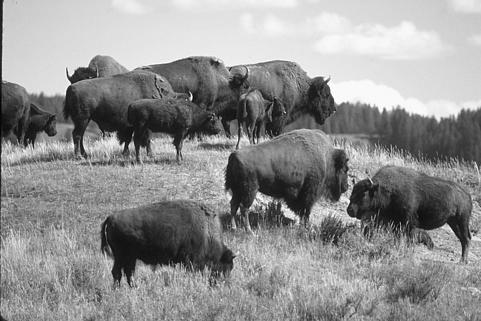
#> input picture Lecture 11 - Gaussian Mixture Model, Object detection/gnu.jpg, 481 x 321 px
$ jupyter execute --allow-errors 'Gaussian Mixture Model.ipynb'   (shell and % lines are left out)
#> lines starting #> are read from the running program, lines starting #| are printed output that depends on the picture; after the words box and inside, x2 and y2 are one past the last pixel; in counts of white or black regions, pixels touching at a corner belong together; long printed decimals are rounded
# Expectation-Maximization Algorithm

[cell 1]
import numpy as np
import matplotlib.pyplot as plt
import cv2

def normal_1d(x, mu, variance):
    '''1D Normal distribution with average 'mu' and variance given by variable 'variance'.
       Variable 'x' can be a numpy array of values, in which case the fucntion returns
       an array.'''

    sigma = np.sqrt(variance)
    gauss = np.exp(-(x - mu)**2/(2*sigma**2))/(np.sqrt(2*np.pi)*sigma)

    return gauss

## Expectation Step

We need to calculate

\begin{equation}
\gamma_{nk} = \frac{\pi_k \mathcal{N}({\bf x}_n|{\boldsymbol \mu}_k,\Sigma_k)}{\sum_{j=1}^{K}\pi_j\mathcal{N}({\bf x}_n|{\boldsymbol \mu}_j,\Sigma_j)}
\end{equation}

Since we are working with 1D Normal distributions, we can just calculate:

\begin{equation}
\gamma_{nk} = \frac{\pi_k \mathcal{N}({x}_n|{\mu}_k,\sigma_k)}{\sum_{j=1}^{K}\pi_j\mathcal{N}({x}_n|{\mu}_j,\sigma_j)}
\end{equation}

Note that the former equation has bold symbols (vectors) while the latter uses only scalar variables.

[cell 2]
def expectation(data, averages, variances, weights):
    '''Expectation step. 'data' is a numpy array of values to be adjusted, 'averages' and
       'variances' numpy arrays containing the averages and variances of the Normal distributions
       and 'weights' an array of weights (whch should sum to 1).'''

    num_normals = averages.size
    num_objs = data.size

    # Responsibilities matrix. Note that the matrix is transposed to the values defined in the equation above.
    # The value in row k and column n corresponds to gamma_{kn}.
    gamma_matrix = np.zeros((num_normals, num_objs))
    # For each Normal distribution
    for k in range(num_normals):
        gamma_matrix[k] = weights[k]*normal_1d(data, averages[k], variances[k]) # Numerator of the equation above
    sum_gamma_matrix = np.sum(gamma_matrix, axis=0) # Denominator of the equation above
    gamma_matrix = gamma_matrix/sum_gamma_matrix

    return gamma_matrix

## Maximization Step

We need to calculate

$
\begin{align}
{\bf \mu}_k^{\mathrm{new}} & = \frac{1}{N_k}\sum_{n=1}^N \gamma_{nk}{\bf x}_n \\
\Sigma_k^{\mathrm{new}} & = \frac{1}{N_k}\sum_{n=1}^N \gamma_{nk}({\bf x}_n-{\boldsymbol \mu}_k^{\mathrm{new}})({\bf x}_n-{\boldsymbol \mu}_k^{\mathrm{new}})^T \\
\pi_k^{\mathrm{new}} & = \frac{N_k}{N} \\
\end{align}
$

For 1D data:

$
\begin{align}
{\bf \mu}_k^{\mathrm{new}} & = \frac{1}{N_k}\sum_{n=1}^N \gamma_{nk}{x}_n \\
\Sigma_k^{\mathrm{new}} & = \frac{1}{N_k}\sum_{n=1}^N \gamma_{nk}({x}_n-{\mu}_k^{\mathrm{new}})^2 \\
\pi_k^{\mathrm{new}} & = \frac{N_k}{N} \\
\end{align}
$

[cell 3]
def maximization(data, resp_matrix):
    '''Maximization step. New parameters of the Normal distributions are calculated and
       returned. 'data' is a numpy array of values to be adjusted and resp_matrix a
       matrix containing the responsibilities.'''

    num_normals, num_objs = resp_matrix.shape

    Nk = np.sum(resp_matrix, axis=1)

    new_averages = np.zeros(num_normals)
    new_variances = np.zeros(num_normals)
    new_weights = np.zeros(num_normals)
    # For each Normal distribution
    for k in range(num_normals):
        new_averages[k] = np.sum(resp_matrix[k]*data)/Nk[k]
        variances[k] = np.sum(resp_matrix[k]*(data-new_averages[k])**2)/Nk[k]
    new_weights = Nk/num_objs

    return new_averages, variances, new_weights

[cell 4]
def plot_normal_dists(averages, variances, weights, xmin=0, xmax=255, ax=None):
    '''Plot Normal distributions with given parameters on the matplotlib axes 'ax'. 'xmin' and
       'xmax' sets the bounds of the x axis'''

    colors = ['#00ff00','#0000ff','#3effff','#b2df8a','#33a02c',
              '#fb9a99','#e31a1c','#fdbf6f','#ff7f00','#cab2d6',
              '#6a3d9a','#ffff99','#b15928']

    x = np.linspace(xmin, xmax)
    num_normals = len(averages)

    for i in range(num_normals):
        gauss = weights[i]*normal_1d(x, averages[i], variances[i])
        ax.plot(x, gauss, c=colors[i])

img = cv2.imread('gnu.jpg', 0)
#> img is the input picture: shape (321, 481); min 1, max 255, mean 145.2

plt.figure(figsize=[14, 4.5])
plt.subplot(1, 2, 1)
plt.imshow(img, 'gray')
plt.subplot(1, 2, 2)
_=plt.hist(img.ravel(), 255)
#> figure, not shown here; panel 2: tallest bar 1836 high, from x = 230.1 to 231.1

## Randomly initialize the averages, variances and weights

[cell 5]
num_classes = 3

np.random.seed(0)
averages = np.random.rand(num_classes)*255
variances = (np.random.rand(num_classes)*30)**2
weights = np.random.rand(num_classes)
weights = weights/np.sum(weights)

print('Averages: ', averages)
print('Variances: ', variances)
print('Weights: ', weights)

plt.figure(figsize=[6, 6])
ax = plt.subplot(111)
ax.hist(img.ravel(), 255, density=True)
plot_normal_dists(averages, variances, weights, xmin=-20, xmax=280, ax=ax)
#> figure, not shown here; tallest bar 0.0119 high, from x = 230.1 to 231.1; curve peaks at x = 139.2, y = 0.00465; curve peaks at x = 182, y = 0.0122; curve peaks at x = 151.4, y = 0.00859

## Do one expectation-maximization step

[cell 6]
data = img.flatten()
gamma_matrix = expectation(data, averages, variances, weights)
#> the loop in expectation, `for k in range(num_normals):` made 3 passes
#> sigma in normal_1d on passes 1 to 3: 16.35, 12.71, 19.38
averages, variances, weights = maximization(data, gamma_matrix)
#> in maximization, `Nk = np.sum(resp_matrix, axis=1)`: Nk = [33546.8, 47699.9, 73154.3]
#> after the loop in maximization, `for k in range(num_normals):`: new_averages = [111.2, 207.7, 120]; variances = [1014, 525.8, 4204.6]
#> in maximization, `new_weights = Nk/num_objs`: new_weights = [0.217, 0.309, 0.474]
#> averages = [111.2, 207.7, 120]; weights = [0.217, 0.309, 0.474]

print('Averages: ', averages)
#| Averages:  [111.179 207.666 120.034 ]
print('Variances: ', variances)
#| Variances:  [1014.014  525.783 4204.588]
print('Weights: ', weights)
#| Weights:  [0.2173 0.3089 0.4738]

plt.figure(figsize=[6, 6])
ax = plt.subplot(111)
ax.hist(img.ravel(), 255, density=True)
plot_normal_dists(averages, variances, weights, xmin=-20, xmax=280, ax=ax)
#> the loop in plot_normal_dists (call 2), `for i in range(num_normals):` made 3 passes
#> sigma in normal_1d on passes 1 to 3: 31.84, 22.93, 64.84
#> figure, not shown here; tallest bar 0.0119 high, from x = 230.1 to 231.1; curve peaks at x = 108.6, y = 0.00271; curve peaks at x = 206.5, y = 0.00537; curve peaks at x = 120.8, y = 0.00291

## Do another expectation-maximization step

[cell 7]
resp_matrix = expectation(data, averages, variances, weights)
#> the loop in expectation (call 2), `for k in range(num_normals):` made 3 passes
averages, variances, weights = maximization(data, resp_matrix)
#> averages = [113.1, 212.1, 117.5]; weights = [0.211, 0.302, 0.487]

print('Averages: ', averages)
#| Averages:  [113.062 212.128 117.526]
print('Variances: ', variances)
#| Variances:  [1249.472  545.327 3612.413]
print('Weights: ', weights)
#| Weights:  [0.2108 0.3023 0.4869]

plt.figure(figsize=[6, 6])
ax = plt.subplot(111)
ax.hist(img.ravel(), 255, density=True)
plot_normal_dists(averages, variances, weights, xmin=-20, xmax=280, ax=ax)
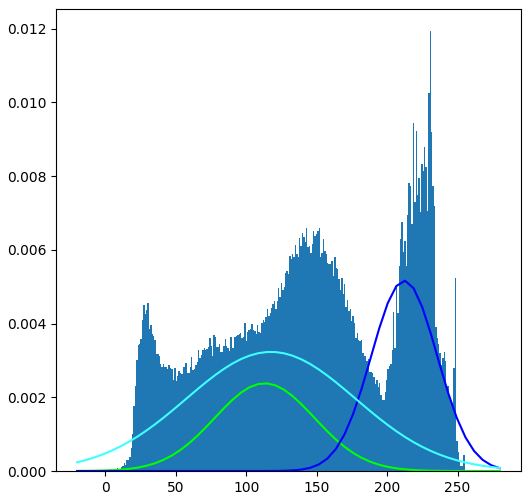
#> figure drawn by matplotlib, 1 panel; tallest bar 0.0119 high, from x = 230.1 to 231.1; curve peaks at x = 114.7, y = 0.00238; curve peaks at x = 212.7, y = 0.00516; curve peaks at x = 114.7, y = 0.00323

## Do many expectation-maximization steps, plotting intermediate Normal distributions

[cell 8]
from IPython import display

fig = plt.figure(figsize=[6, 6])
ax = fig.add_subplot(111)
#> (the rest of this cell did not finish here and is left out)

## Visualize results

Each gaussian represents the probability that a given intensity belongs to one of the classes.

### Visualize the probability that each pixel belongs to each class

[cell 9]
probs = np.zeros((num_classes, img.shape[0], img.shape[1]))
for class_idx in range(num_classes):
    probs[class_idx] = weights[class_idx]*normal_1d(img, averages[class_idx], variances[class_idx])
#> this loop made 3 passes
#> sigma in normal_1d on passes 1 to 3: 38.56, 21.82, 57.32
#> pass 1, in normal_1d (call 22), `gauss = np.exp(-(x - mu)**2/(2*sigma**2))/(np.sqrt(2*np.pi)*sigma)`:
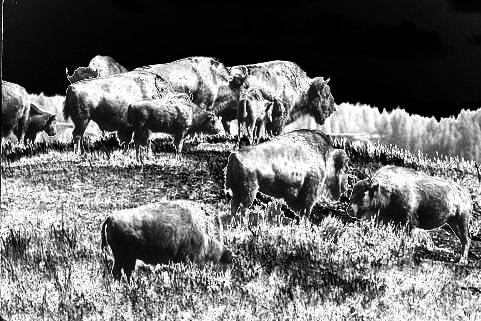
#> gauss: shape (321, 481) float64; min 1.37e-05, max 0.0103, mean 0.00434; drawn with min black and max white
#> pass 2, in normal_1d (call 23), `gauss = np.exp(-(x - mu)**2/(2*sigma**2))/(np.sqrt(2*np.pi)*sigma)`:
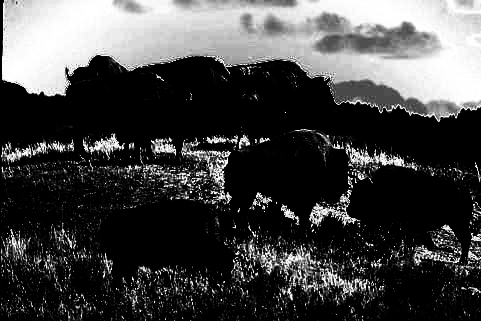
#> gauss: shape (321, 481) float64; min 2.84e-23, max 0.0183, mean 0.0049; drawn with min black and max white
#> pass 3, in normal_1d (call 24), `gauss = np.exp(-(x - mu)**2/(2*sigma**2))/(np.sqrt(2*np.pi)*sigma)`:
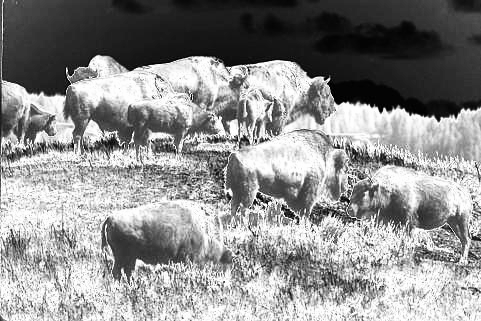
#> gauss: shape (321, 481) float64; min 0.000367, max 0.00696, mean 0.00406; drawn with min black and max white
probs = probs/np.sum(probs,axis=0)

for class_idx in range(num_classes):
    plt.figure(figsize=[10, 10])
    plt.imshow(probs[class_idx], 'gray')
    cbar = plt.colorbar(shrink=0.5)
    cbar.set_label('Probability')
    plt.title('Class %d'%class_idx)

[cell 10]
class_indices = np.argmax(probs, axis=0)
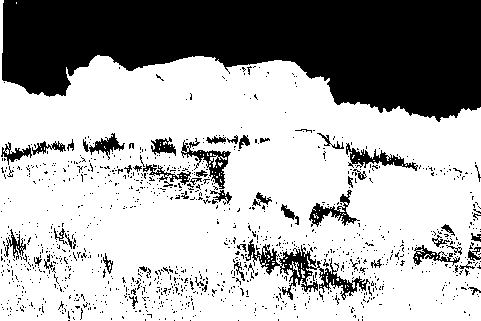
#> class_indices: shape (321, 481) int64; values 1 (black) and 2 (white), 67.5% white; 1132 black regions (1078 under 20 px), largest, box (x1, y1, x2, y2) and area: (2, 0, 481, 122) 39389, (245, 239, 370, 300) 1788, (181, 138, 231, 189) 678

plt.figure(figsize=[10, 10])
plt.imshow(class_indices,'gray')

# Using scitkit-learn

[cell 11]
from sklearn.mixture import GaussianMixture

# Histogram normalized so that the area under the curve is equal to 1
# (a probability density function)
bins = range(257)
hist, _ = np.histogram(img, bins)
#> hist = 256 values, max 1836 at index 231, min 0 at index 0, mean 603.1
prob = hist/float(sum(hist)*(bins[1]-bins[0]))
#> prob = 256 values, max 0.0119 at index 231, min 0 at index 0, mean 0.00391

# Create class instance and fit to data
gmm = GaussianMixture(n_components=3, covariance_type='spherical', n_init=10)
gmm.fit(img.reshape(-1, 1))

# Get information about the adjusted Normal distributions
averages = gmm.means_
variances = gmm.covariances_
weights = gmm.weights_

# Defining the probability functions
bins_model = np.linspace(-20, 270, 100)
p0 = weights[0]*normal_1d(bins_model, averages[0], variances[0])
p1 = weights[1]*normal_1d(bins_model, averages[1], variances[1])
p2 = weights[2]*normal_1d(bins_model, averages[2], variances[2])

# Probability of each pixel belonging to the different classes
probs = gmm.predict_proba(img.reshape(-1, 1))

class_indexes = np.argmax(probs, axis=1)
segmented_image = class_indexes.reshape(img.shape)
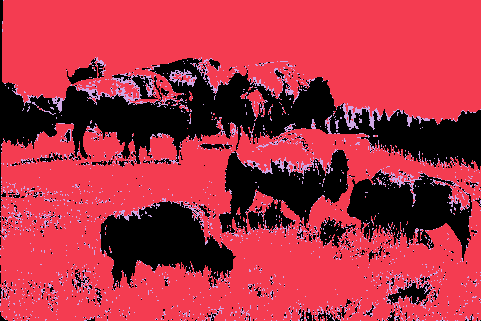
#> segmented_image: shape (321, 481) int64; 3 distinct labels, from 0 to 2; one colour per label, 0 black

plt.figure(figsize=[7,7])
plt.plot(bins[:-1], prob)
plt.plot(bins_model, p0)
plt.plot(bins_model, p1)
plt.plot(bins_model, p2)
plt.xlabel('Intensity')
plt.ylabel('Probability density')
plt.tight_layout()

for i in range(3):
    plt.figure(figsize=[10,10])
    plt.imshow(probs[:,i].reshape(img.shape),'gray')
    plt.title('Class %d'%i)
    ax.xaxis.set_visible(False)
    ax.yaxis.set_visible(False)

plt.figure(figsize=[10,10])
ax = plt.subplot(111)
plt.imshow(segmented_image,'gray')
plt.title('Segmented image')
ax.xaxis.set_visible(False)
ax.yaxis.set_visible(False)
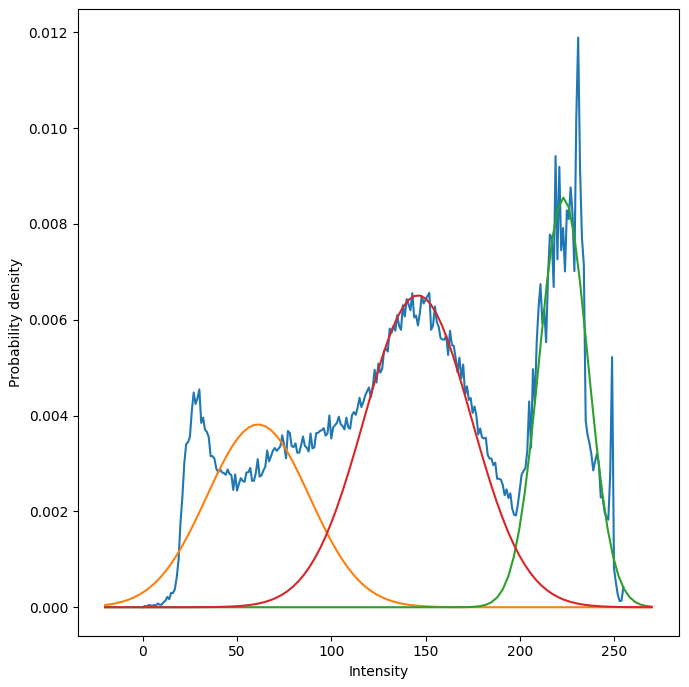
#> figure drawn by matplotlib, 1 panel; curve peaks at x = 231, y = 0.0119; curve peaks at x = 62.02, y = 0.00381; curve peaks at x = 223.1, y = 0.00855
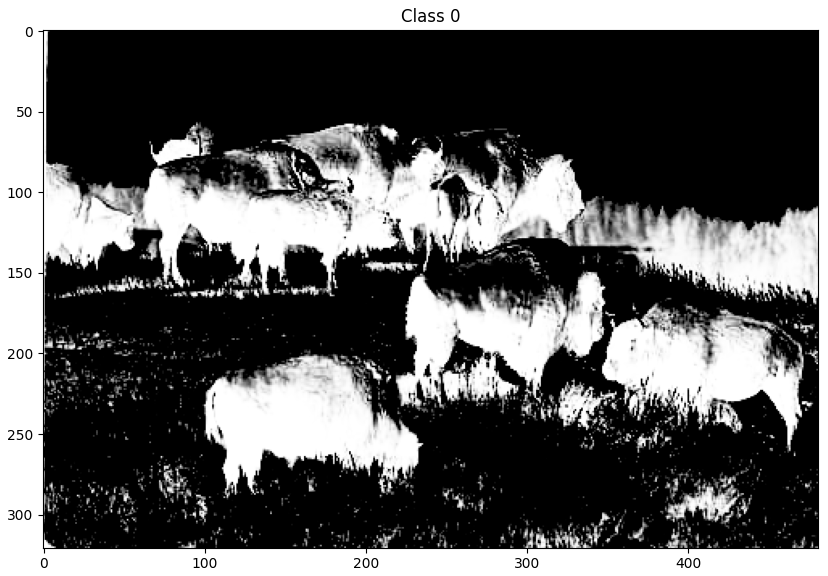
#> figure drawn by matplotlib, 1 panel
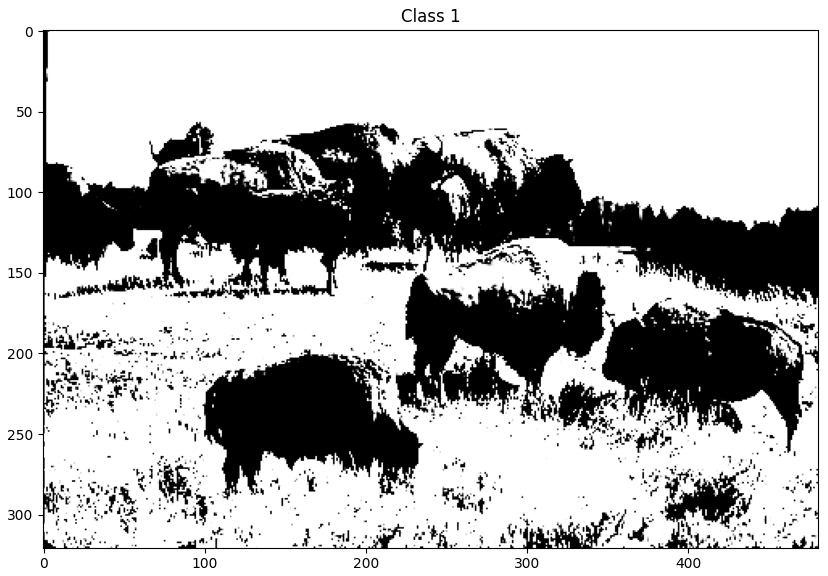
#> figure drawn by matplotlib, 1 panel
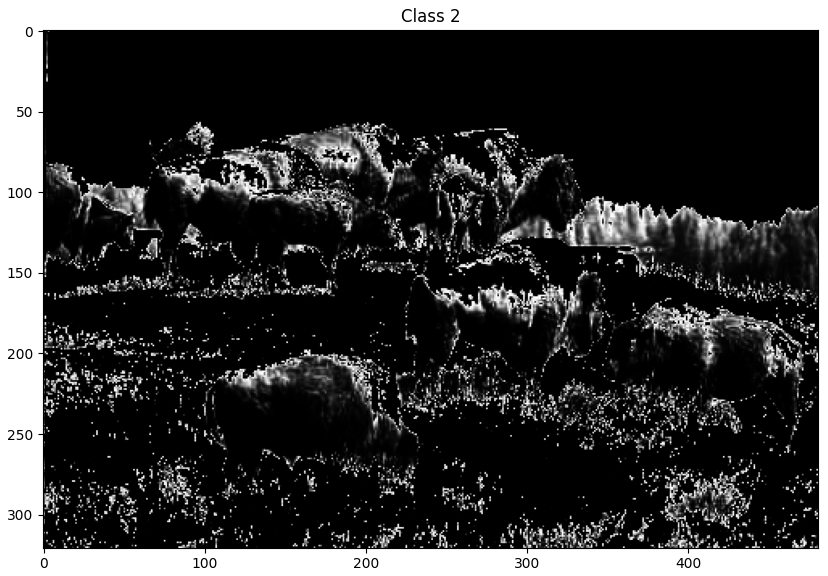
#> figure drawn by matplotlib, 1 panel

$ run again, with Lecture 11 - Gaussian Mixture Model, Object detection/pessoas.png saved as Lecture 11 - Gaussian Mixture Model, Object detection/gnu.jpg
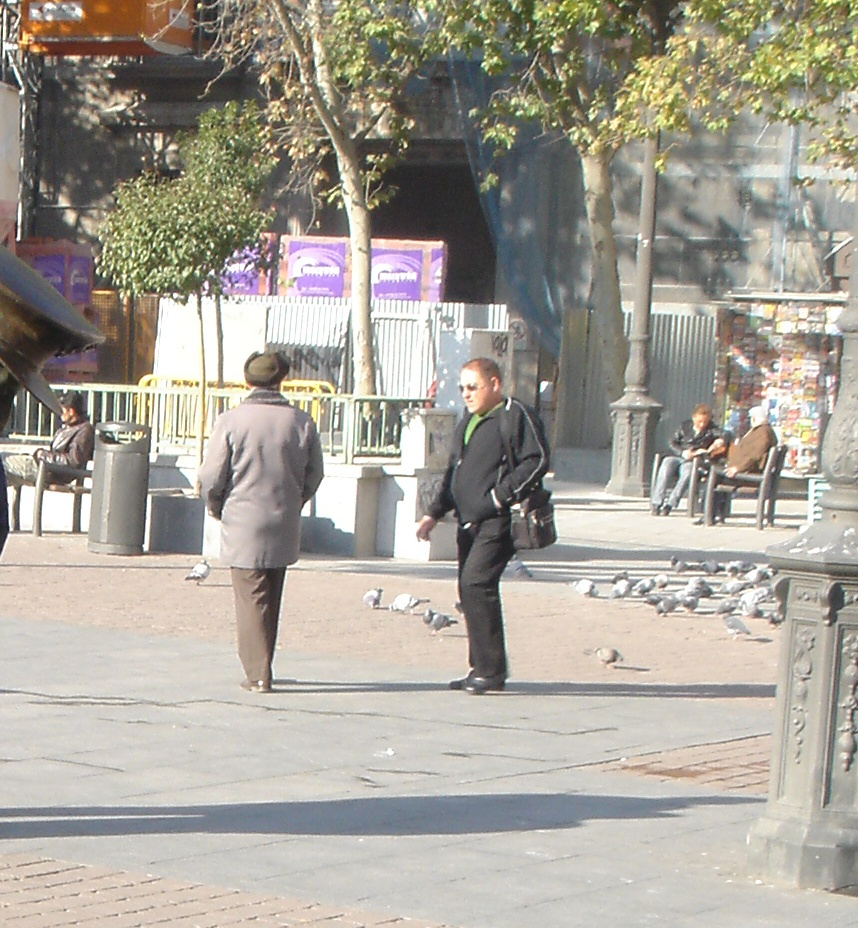
#> input picture Lecture 11 - Gaussian Mixture Model, Object detection/pessoas.png, 858 x 928 px
#> the loop in expectation, `for k in range(num_normals):` made 3 passes
#> sigma in normal_1d on passes 1 to 3: 16.35, 12.71, 19.38
#> Nk = [160759.4, 332375.4, 303089.2]
#> after the loop in maximization, `for k in range(num_normals):`: new_averages = [109.2, 204.6, 143.8]; variances = [763.1, 279.7, 4000.3]
#> in maximization, `new_weights = Nk/num_objs`: new_weights = [0.202, 0.417, 0.381]
#> `averages, variances, weights = maximization(data, gamma_matrix)`: averages = [109.2, 204.6, 143.8]; weights = [0.202, 0.417, 0.381]
#| Averages:  [109.236 204.560 143.805]
#| Variances:  [ 763.137  279.664  4000.255]
#| Weights:  [0.2019  0.4174 0.3807]
#> the loop in plot_normal_dists (call 2), `for i in range(num_normals):` made 3 passes
#> sigma in normal_1d on passes 1 to 3: 27.62, 16.72, 63.25
#> the loop in expectation (call 2), `for k in range(num_normals):` made 3 passes
#> `averages, variances, weights = maximization(data, resp_matrix)`: averages = [107.3, 207, 147.4]; weights = [0.215, 0.393, 0.392]
#| Averages:  [107.317 206.958 147.424]
#| Variances:  [ 807.319  264.812 3672.641]
#| Weights:  [0.2153 0.393 0.3917]
#> the loop `for class_idx in range(num_classes):` made 3 passes
#> `class_indices = np.argmax(probs, axis=0)`:
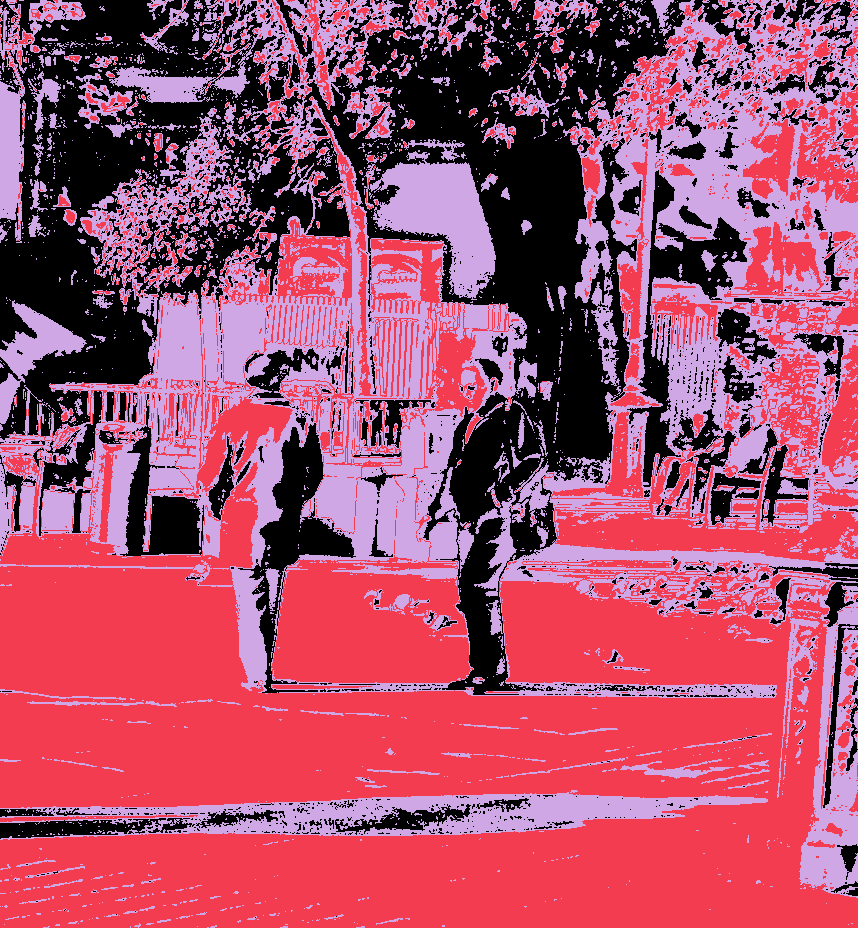
#> class_indices: shape (928, 858) int64; 3 distinct labels, from 0 to 2; one colour per label, 0 black
#> hist = 256 values, max 17503 at index 207, min 0 at index 0, mean 3110.2
#> prob = 256 values, max 0.022 at index 207, min 0 at index 0, mean 0.00391
#> segmented_image: shape (928, 858) int64; 3 distinct labels, from 0 to 2
#> `[cell 11] from sklearn.mixture import GaussianMixture  # Histogram nor..`:
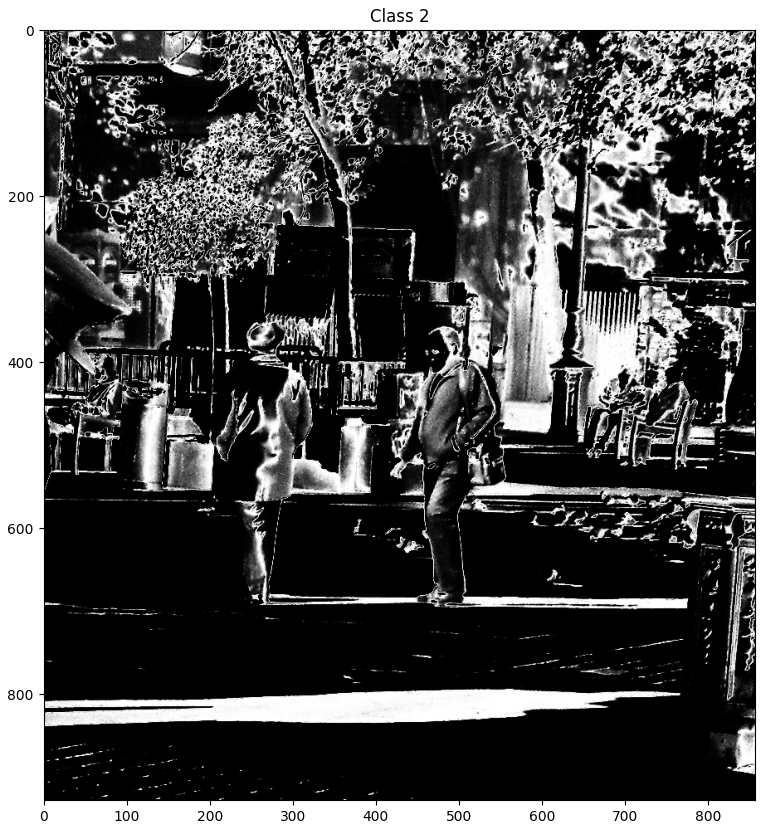
#> figure drawn by matplotlib, 1 panel
